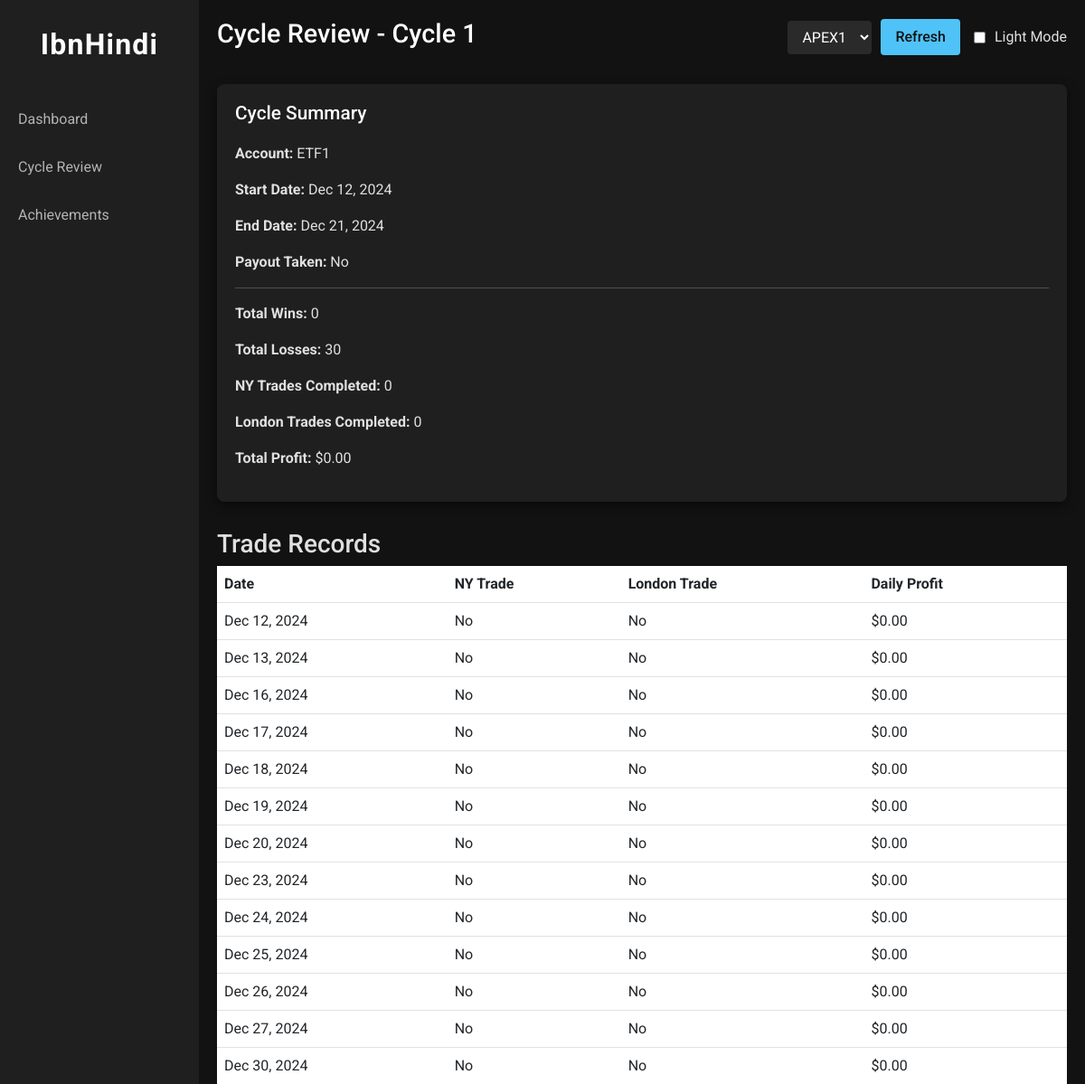
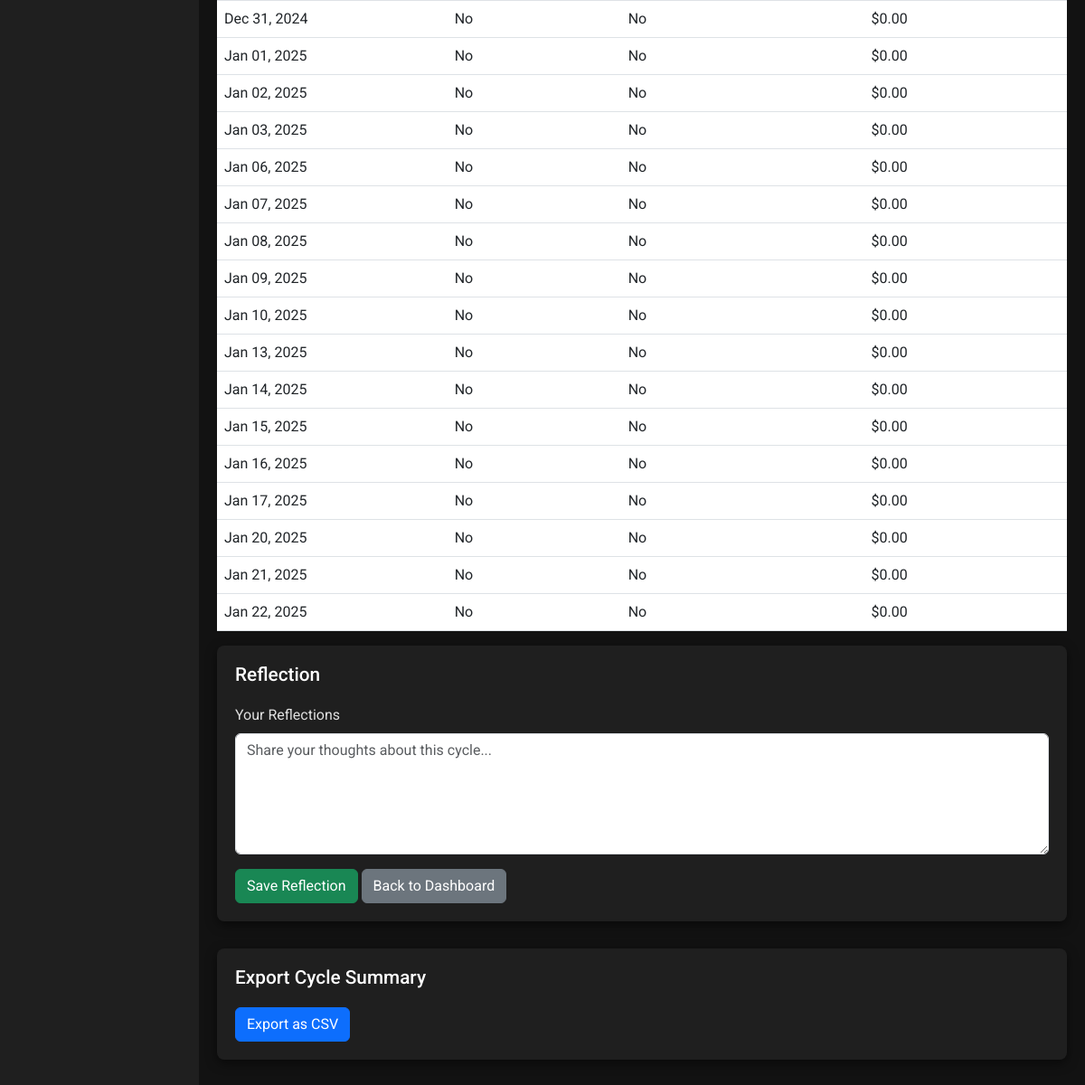
/cycle_review/1, run on the app's committed database (2 pictures, top to bottom).
### app.py (models this page shows)
class Cycle(db.Model):
    id = db.Column(db.Integer, primary_key=True)
    account_id = db.Column(db.Integer, db.ForeignKey('account.id'), nullable=False)
    start_date = db.Column(db.Date, nullable=False)
    end_date = db.Column(db.Date, nullable=False)
    payout_taken = db.Column(db.Boolean, default=False)
    days_adjusted = db.Column(db.Integer, default=0)  # To track +2 or -2 adjustments
    reflection = db.Column(db.Text, nullable=True)
    trade_records = db.relationship('TradeRecord', backref='cycle', lazy=True)

class Account(db.Model):
    id = db.Column(db.Integer, primary_key=True)
    name = db.Column(db.String(50), unique=True, nullable=False)
    target_ny_amount = db.Column(db.Float, default=360.0, nullable=False)
    target_london_amount = db.Column(db.Float, default=200.0, nullable=False)
    trade_records = db.relationship('TradeRecord', backref='account', lazy=True)
    cycles = db.relationship('Cycle', backref='account', lazy=True)
    achievements = db.relationship('Achievement', backref='account', lazy=True)

class TradeRecord(db.Model):
    id = db.Column(db.Integer, primary_key=True)
    account_id = db.Column(db.Integer, db.ForeignKey('account.id'), nullable=False)
    tradeday_id = db.Column(db.Integer, db.ForeignKey('trade_day.id'), nullable=False)
    cycle_id = db.Column(db.Integer, db.ForeignKey('cycle.id'), nullable=True)
    ny_completed = db.Column(db.Boolean, default=False)
    london_completed = db.Column(db.Boolean, default=False)
    payout_taken = db.Column(db.Boolean, default=False)
    ny_profit = db.Column(db.Float, default=0.0)      # New Field
    london_profit = db.Column(db.Float, default=0.0)  # New Field
    daily_profit = db.Column(db.Float, default=0.0)  # New Field
    trade_log = db.relationship('TradeLog', backref='trade_record', uselist=False)
    __table_args__ = (db.UniqueConstraint('account_id', 'tradeday_id', name='_account_day_uc'),)

class TradeDay(db.Model):
    __tablename__ = 'trade_day'
    id = db.Column(db.Integer, primary_key=True)
    date = db.Column(db.Date, nullable=False, unique=True)  # Ensure this line exists
    trade_records = db.relationship('TradeRecord', backref='trade_day', lazy=True)

### app.py (the view)
@app.route("/cycle_review/<int:cycle_id>", methods=["GET"])
def cycle_review(cycle_id):
    cycle = Cycle.query.get(cycle_id)
    if not cycle:
        flash("Cycle not found.", "warning")
        return redirect(url_for("index"))  # Redirect to homepage or appropriate page
    trade_records = TradeRecord.query.filter_by(cycle_id=cycle_id).all()
    total_wins = sum(1 for record in trade_records if record.ny_completed or record.london_completed)
    total_losses = sum(1 for record in trade_records if not (record.ny_completed or record.london_completed))
    total_ny_completed = sum(1 for record in trade_records if record.ny_completed)
    total_london_completed = sum(1 for record in trade_records if record.london_completed)
    total_profit = sum(record.daily_profit for record in trade_records)
    return render_template(
        "cycle_review.html",
        cycle=cycle,
        trade_records=trade_records,
        total_wins=total_wins,
        total_losses=total_losses,
        total_ny_completed=total_ny_completed,
        total_london_completed=total_london_completed,
        total_profit=total_profit
    )

### app.py (called while the page is built)
@app.context_processor
def inject_common_variables():
    accounts = Account.query.order_by(Account.name).all()
    selected_account_name = request.args.get("selected_account", accounts[0].name if accounts else None)
    selected_account = Account.query.filter_by(name=selected_account_name).first() if accounts else None
    current_cycle = Cycle.query.filter_by(account_id=selected_account.id).order_by(Cycle.start_date.desc()).first() if selected_account else None
    return dict(accounts=accounts, selected_account=selected_account, account=selected_account, cycle=current_cycle)

### templates/cycle_review.html (shortened to what this page needs)
<!doctype html>
<html lang="en">
<head>
    <link href="https://cdn.jsdelivr.net/npm/bootstrap@5.3.0/dist/css/bootstrap.min.css" rel="stylesheet">
    <link href="https://cdn.jsdelivr.net/npm/bootstrap-icons@1.10.5/font/bootstrap-icons.css" rel="stylesheet">
</head>
<body>
    <div class="sidebar">
        <h2>IbnHindi</h2>
        <a href="{{ url_for('index') }}">Dashboard</a>
        <a href="{{ url_for('cycle_review', cycle_id=cycle.id) }}">Cycle Review</a>
        <a href="{{ url_for('achievements', account_id=cycle.account.id) }}">Achievements</a>
    </div>
    <div class="main">
        <header>
            <h1>Cycle Review - Cycle {{ cycle.id }}</h1>
            <div class="account-select">
                <form method="GET" action="{{ url_for('index') }}">
                    <select id="accountSelect" name="selected_account" onchange="this.form.submit()">
                        {% for account in accounts %}
                            <option value="{{ account.name }}" {% if selected_account and account.name == selected_account.name %}selected{% endif %}>{{ account.name }}</option>
                        {% endfor %}
                    </select>
                </form>
                <button id="refreshBtn" class="btn btn-primary">Refresh</button>
                <div class="theme-toggle">
                    <input type="checkbox" id="themeSwitch">
                    <label for="themeSwitch">Light Mode</label>
                </div>
            </div>
        </header>
        <div class="form-section">
            <h3>Cycle Summary</h3>
            <p><strong>Account:</strong> {{ cycle.account.name }}</p>
            <p><strong>Start Date:</strong> {{ cycle.start_date.strftime('%b %d, %Y') }}</p>
            <p><strong>End Date:</strong> {{ cycle.end_date.strftime('%b %d, %Y') }}</p>
            <p><strong>Payout Taken:</strong> {{ 'Yes' if cycle.payout_taken else 'No' }}</p>
            <hr>
            <p><strong>Total Wins:</strong> {{ total_wins }}</p>
            <p><strong>Total Losses:</strong> {{ total_losses }}</p>
            <p><strong>NY Trades Completed:</strong> {{ total_ny_completed }}</p>
            <p><strong>London Trades Completed:</strong> {{ total_london_completed }}</p>
            <p><strong>Total Profit:</strong> ${{ "{:.2f}".format(total_profit) }}</p>
        </div>
        <div class="table-responsive">
            <h3>Trade Records</h3>
            <table class="table">
                <thead>
                    <tr>
                        <th>Date</th>
                        <th>NY Trade</th>
                        <th>London Trade</th>
                        <th>Daily Profit</th>
                    </tr>
                </thead>
                <tbody>
                    {% for record in trade_records %}
                        <tr>
                            <td>{{ record.trade_day.date.strftime('%b %d, %Y') }}</td>
                            <td>{{ 'Yes' if record.ny_completed else 'No' }}</td>
                            <td>{{ 'Yes' if record.london_completed else 'No' }}</td>
                            <td>${{ "{:.2f}".format(record.daily_profit) }}</td>
                        </tr>
                    {% endfor %}
                </tbody>
            </table>
        </div>
        <div class="form-section">
            <h3>Reflection</h3>
            <form method="POST">
                <div class="mb-3">
                    <label for="reflection" class="form-label">Your Reflections</label>
                    <textarea class="form-control" id="reflection" name="reflection" rows="5" placeholder="Share your thoughts about this cycle...">{{ cycle.reflection if cycle.reflection else '' }}</textarea>
                </div>
                <button type="submit" class="btn btn-success">Save Reflection</button>
                <a href="{{ url_for('index') }}" class="btn btn-secondary">Back to Dashboard</a>
            </form>
        </div>
        <div class="form-section">
            <h3>Export Cycle Summary</h3>
            <form method="POST" action="{{ url_for('export_cycle_csv', cycle_id=cycle.id) }}">
                <button type="submit" class="btn btn-primary">Export as CSV</button>
            </form>
        </div>
    </div>
</body>
</html>

### templates/cycle_review.html (style rules this page uses)
body { font-family: 'Roboto', sans-serif; background-color: #121212; color: #e0e0e0; margin: 0; padding: 0; height: 100vh; overflow: hidden; transition: background-color 0.3s, color 0.3s; }
.sidebar { width: 220px; background-color: #1f1f1f; min-height: 100vh; position: fixed; padding-top: 30px; transition: width 0.3s; }
.sidebar h2 { color: #ffffff; text-align: center; margin-bottom: 40px; font-weight: 700; letter-spacing: 1.2px; }
.sidebar a { color: #b3b3b3; text-decoration: none; padding: 12px 20px; display: block; font-size: 1rem; transition: background 0.3s, color 0.3s; border-radius: 4px; margin-bottom: 5px; }
.main { margin-left: 220px; padding: 20px; height: 100vh; overflow-y: auto; background-color: #121212; transition: background-color 0.3s, color 0.3s; }
header { display: flex; justify-content: space-between; align-items: center; margin-bottom: 30px; }
header h1 { color: #ffffff; font-weight: 500; font-size: 1.8rem; }
.account-select { display: flex; align-items: center; }
.account-select select { background-color: #2a2a2a; color: #ffffff; border: none; padding: 8px 12px; border-radius: 4px; margin-right: 10px; font-size: 1rem; transition: background-color 0.3s; }
.account-select button { background-color: #4fc3f7; color: #121212; border: none; border-radius: 4px; padding: 8px 16px; cursor: pointer; font-weight: 500; transition: background-color 0.3s; }
.theme-toggle { display: flex; align-items: center; margin-left: 15px; }
.theme-toggle input { margin-right: 10px; }
.form-section { background-color: #1f1f1f; padding: 20px; border-radius: 8px; box-shadow: 0 4px 12px rgba(0,0,0,0.5); margin-bottom: 30px; transition: transform 0.3s, background-color 0.3s, color 0.3s; }
.form-section h3 { color: #ffffff; font-weight: 500; margin-bottom: 20px; font-size: 1.3rem; }

### data on the page
Cycle: payout_taken "No"
TradeRecord: trade_day "Dec 12, 2024", ny_completed "No", london_completed "No", daily_profit "0.00"
TradeRecord: trade_day "Dec 13, 2024", ny_completed "No", london_completed "No", daily_profit "0.00"
TradeRecord: trade_day "Dec 16, 2024", ny_completed "No", london_completed "No", daily_profit "0.00"
TradeRecord: trade_day "Dec 17, 2024", ny_completed "No", london_completed "No", daily_profit "0.00"
TradeRecord: trade_day "Dec 18, 2024", ny_completed "No", london_completed "No", daily_profit "0.00"
TradeRecord: trade_day "Dec 19, 2024", ny_completed "No", london_completed "No", daily_profit "0.00"
TradeRecord: trade_day "Dec 20, 2024", ny_completed "No", london_completed "No", daily_profit "0.00"
TradeRecord: trade_day "Dec 23, 2024", ny_completed "No", london_completed "No", daily_profit "0.00"
TradeRecord: trade_day "Dec 24, 2024", ny_completed "No", london_completed "No", daily_profit "0.00"
TradeRecord: trade_day "Dec 25, 2024", ny_completed "No", london_completed "No", daily_profit "0.00"
TradeRecord: trade_day "Dec 26, 2024", ny_completed "No", london_completed "No", daily_profit "0.00"
TradeRecord: trade_day "Dec 27, 2024", ny_completed "No", london_completed "No", daily_profit "0.00"
TradeRecord: trade_day "Dec 30, 2024", ny_completed "No", london_completed "No", daily_profit "0.00"
TradeRecord: trade_day "Dec 31, 2024", ny_completed "No", london_completed "No", daily_profit "0.00"
TradeRecord: trade_day "Jan 01, 2025", ny_completed "No", london_completed "No", daily_profit "0.00"
TradeRecord: trade_day "Jan 02, 2025", ny_completed "No", london_completed "No", daily_profit "0.00"
TradeRecord: trade_day "Jan 03, 2025", ny_completed "No", london_completed "No", daily_profit "0.00"
TradeRecord: trade_day "Jan 06, 2025", ny_completed "No", london_completed "No", daily_profit "0.00"
TradeRecord: trade_day "Jan 07, 2025", ny_completed "No", london_completed "No", daily_profit "0.00"
TradeRecord: trade_day "Jan 08, 2025", ny_completed "No", london_completed "No", daily_profit "0.00"
TradeRecord: trade_day "Jan 09, 2025", ny_completed "No", london_completed "No", daily_profit "0.00"
TradeRecord: trade_day "Jan 10, 2025", ny_completed "No", london_completed "No", daily_profit "0.00"
TradeRecord: trade_day "Jan 13, 2025", ny_completed "No", london_completed "No", daily_profit "0.00"
TradeRecord: trade_day "Jan 14, 2025", ny_completed "No", london_completed "No", daily_profit "0.00"
TradeRecord: trade_day "Jan 15, 2025", ny_completed "No", london_completed "No", daily_profit "0.00"
TradeRecord: trade_day "Jan 16, 2025", ny_completed "No", london_completed "No", daily_profit "0.00"
TradeRecord: trade_day "Jan 17, 2025", ny_completed "No", london_completed "No", daily_profit "0.00"
TradeRecord: trade_day "Jan 20, 2025", ny_completed "No", london_completed "No", daily_profit "0.00"
TradeRecord: trade_day "Jan 21, 2025", ny_completed "No", london_completed "No", daily_profit "0.00"
TradeRecord: trade_day "Jan 22, 2025", ny_completed "No", london_completed "No", daily_profit "0.00"

### other printed values
{{ total_wins }} "0"
{{ total_losses }} "30"
{{ total_ny_completed }} "0"
{{ total_london_completed }} "0"
{{ "{:.2f}".format(total_profit) }} "0.00"
form field selected_account "APEX1"
